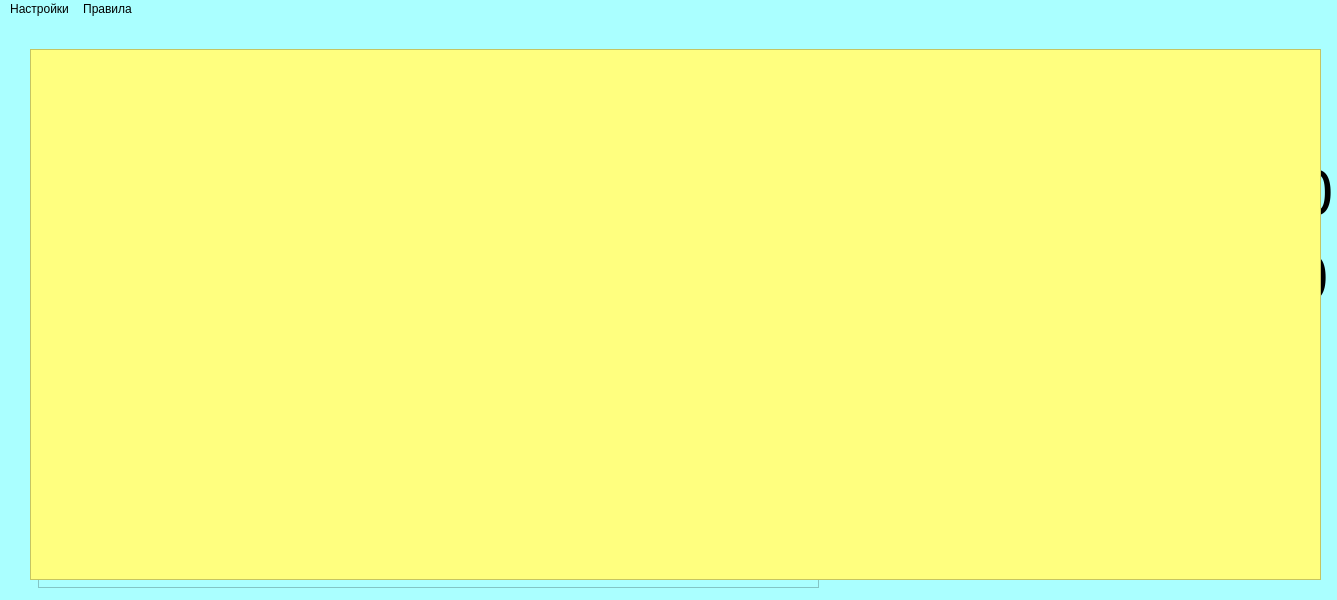
<?xml version="1.0" encoding="UTF-8"?>
<ui version="4.0">
 <class>MainForm</class>
 <widget class="QMainWindow" name="MainForm">
  <property name="geometry">
   <rect>
    <x>0</x>
    <y>0</y>
    <width>1337</width>
    <height>600</height>
   </rect>
  </property>
  <property name="minimumSize">
   <size>
    <width>0</width>
    <height>0</height>
   </size>
  </property>
  <property name="contextMenuPolicy">
   <enum>Qt::DefaultContextMenu</enum>
  </property>
  <property name="windowTitle">
   <string>Agent 007</string>
  </property>
  <property name="styleSheet">
   <string notr="true">background-color: rgb(170, 255, 255)</string>
  </property>
  <widget class="QWidget" name="centralwidget">
   <widget class="QLabel" name="SpyLabel">
    <property name="geometry">
     <rect>
      <x>880</x>
      <y>20</y>
      <width>401</width>
      <height>101</height>
     </rect>
    </property>
    <property name="font">
     <font>
      <family>Modern No. 20</family>
      <pointsize>60</pointsize>
     </font>
    </property>
    <property name="lineWidth">
     <number>1</number>
    </property>
    <property name="text">
     <string>&lt;html&gt;&lt;head/&gt;&lt;body&gt;&lt;p align=&quot;center&quot;&gt;Agent007&lt;/p&gt;&lt;/body&gt;&lt;/html&gt;</string>
    </property>
   </widget>
   <widget class="QLabel" name="BoxesLabel">
    <property name="geometry">
     <rect>
      <x>880</x>
      <y>120</y>
      <width>231</width>
      <height>91</height>
     </rect>
    </property>
    <property name="font">
     <font>
      <family>Modern No. 20</family>
      <pointsize>60</pointsize>
     </font>
    </property>
    <property name="text">
     <string>&lt;html&gt;&lt;head/&gt;&lt;body&gt;&lt;p align=&quot;center&quot;&gt;&lt;span style=&quot; font-size:48pt;&quot;&gt;Boxes:&lt;/span&gt;&lt;/p&gt;&lt;/body&gt;&lt;/html&gt;</string>
    </property>
   </widget>
   <widget class="QLabel" name="GoalLabel">
    <property name="geometry">
     <rect>
      <x>880</x>
      <y>210</y>
      <width>191</width>
      <height>91</height>
     </rect>
    </property>
    <property name="font">
     <font>
      <family>Modern No. 20</family>
      <pointsize>40</pointsize>
     </font>
    </property>
    <property name="text">
     <string>&lt;html&gt;&lt;head/&gt;&lt;body&gt;&lt;p align=&quot;center&quot;&gt;&lt;span style=&quot; font-size:48pt;&quot;&gt;Goal:&lt;/span&gt;&lt;/p&gt;&lt;/body&gt;&lt;/html&gt;</string>
    </property>
   </widget>
   <widget class="QLabel" name="ScoreLabel">
    <property name="geometry">
     <rect>
      <x>880</x>
      <y>290</y>
      <width>221</width>
      <height>91</height>
     </rect>
    </property>
    <property name="font">
     <font>
      <family>Modern No. 20</family>
      <pointsize>60</pointsize>
     </font>
    </property>
    <property name="text">
     <string>&lt;html&gt;&lt;head/&gt;&lt;body&gt;&lt;p align=&quot;center&quot;&gt;&lt;span style=&quot; font-size:48pt;&quot;&gt;Score:&lt;/span&gt;&lt;/p&gt;&lt;/body&gt;&lt;/html&gt;</string>
    </property>
   </widget>
   <widget class="QLabel" name="BoxesValue">
    <property name="geometry">
     <rect>
      <x>1290</x>
      <y>130</y>
      <width>51</width>
      <height>91</height>
     </rect>
    </property>
    <property name="font">
     <font>
      <family>MS Sans Serif</family>
      <pointsize>60</pointsize>
     </font>
    </property>
    <property name="text">
     <string>&lt;html&gt;&lt;head/&gt;&lt;body&gt;&lt;p align=&quot;center&quot;&gt;&lt;span style=&quot; font-size:48pt;&quot;&gt;0&lt;/span&gt;&lt;/p&gt;&lt;/body&gt;&lt;/html&gt;</string>
    </property>
   </widget>
   <widget class="QLabel" name="GoalValue">
    <property name="geometry">
     <rect>
      <x>1290</x>
      <y>220</y>
      <width>41</width>
      <height>81</height>
     </rect>
    </property>
    <property name="font">
     <font>
      <family>MS Sans Serif</family>
      <pointsize>60</pointsize>
     </font>
    </property>
    <property name="text">
     <string>&lt;html&gt;&lt;head/&gt;&lt;body&gt;&lt;p align=&quot;center&quot;&gt;&lt;span style=&quot; font-size:48pt;&quot;&gt;0&lt;/span&gt;&lt;/p&gt;&lt;/body&gt;&lt;/html&gt;</string>
    </property>
   </widget>
   <widget class="QLabel" name="ScoreValue">
    <property name="geometry">
     <rect>
      <x>1100</x>
      <y>308</y>
      <width>41</width>
      <height>71</height>
     </rect>
    </property>
    <property name="font">
     <font>
      <family>MS Sans Serif</family>
      <pointsize>100</pointsize>
     </font>
    </property>
    <property name="mouseTracking">
     <bool>true</bool>
    </property>
    <property name="text">
     <string>&lt;html&gt;&lt;head/&gt;&lt;body&gt;&lt;p align=&quot;center&quot;&gt;&lt;span style=&quot; font-size:48pt;&quot;&gt;0&lt;/span&gt;&lt;/p&gt;&lt;/body&gt;&lt;/html&gt;</string>
    </property>
    <property name="textFormat">
     <enum>Qt::AutoText</enum>
    </property>
   </widget>
   <widget class="QLabel" name="BoxesPercent">
    <property name="geometry">
     <rect>
      <x>1120</x>
      <y>140</y>
      <width>61</width>
      <height>51</height>
     </rect>
    </property>
    <property name="font">
     <font>
      <pointsize>36</pointsize>
     </font>
    </property>
    <property name="text">
     <string>&lt;html&gt;&lt;head/&gt;&lt;body&gt;&lt;p align=&quot;center&quot;&gt;&lt;span style=&quot; font-size:24pt;&quot;&gt;0%&lt;/span&gt;&lt;/p&gt;&lt;/body&gt;&lt;/html&gt;</string>
    </property>
   </widget>
   <widget class="QLabel" name="GoalPercent">
    <property name="geometry">
     <rect>
      <x>1120</x>
      <y>220</y>
      <width>71</width>
      <height>71</height>
     </rect>
    </property>
    <property name="font">
     <font>
      <pointsize>36</pointsize>
     </font>
    </property>
    <property name="text">
     <string>&lt;html&gt;&lt;head/&gt;&lt;body&gt;&lt;p align=&quot;center&quot;&gt;&lt;span style=&quot; font-size:24pt;&quot;&gt;0%&lt;/span&gt;&lt;/p&gt;&lt;/body&gt;&lt;/html&gt;</string>
    </property>
   </widget>
   <widget class="QPushButton" name="ResetButton">
    <property name="geometry">
     <rect>
      <x>890</x>
      <y>460</y>
      <width>300</width>
      <height>100</height>
     </rect>
    </property>
    <property name="font">
     <font>
      <pointsize>-1</pointsize>
     </font>
    </property>
    <property name="autoFillBackground">
     <bool>false</bool>
    </property>
    <property name="styleSheet">
     <string notr="true">QPushButton {
    border-radius:  10px;
    background-color:  rgb(255, 85, 0);
    color:  rgb(255, 255, 255);
    font-size:  33px;
}
QPushButton:pressed {
	background-color: rgb(255, 255, 127);
}</string>
    </property>
    <property name="text">
     <string>Reset</string>
    </property>
    <property name="iconSize">
     <size>
      <width>38</width>
      <height>38</height>
     </size>
    </property>
   </widget>
   <widget class="QTextBrowser" name="RulesWindow">
    <property name="enabled">
     <bool>true</bool>
    </property>
    <property name="geometry">
     <rect>
      <x>30</x>
      <y>30</y>
      <width>1291</width>
      <height>531</height>
     </rect>
    </property>
    <property name="font">
     <font>
      <family>Segoe UI Variable Small Light</family>
      <pointsize>26</pointsize>
     </font>
    </property>
    <property name="styleSheet">
     <string notr="true">
background-color: rgb(255, 255, 127);</string>
    </property>
    <property name="inputMethodHints">
     <set>Qt::ImhMultiLine</set>
    </property>
    <property name="documentTitle">
     <string/>
    </property>
    <property name="html">
     <string>&lt;!DOCTYPE HTML PUBLIC &quot;-//W3C//DTD HTML 4.0//EN&quot; &quot;http://www.w3.org/TR/REC-html40/strict.dtd&quot;&gt;
&lt;html&gt;&lt;head&gt;&lt;meta name=&quot;qrichtext&quot; content=&quot;1&quot; /&gt;&lt;style type=&quot;text/css&quot;&gt;
p, li { white-space: pre-wrap; }
&lt;/style&gt;&lt;/head&gt;&lt;body style=&quot; font-family:'Segoe UI Variable Small Light'; font-size:26pt; font-weight:400; font-style:normal;&quot;&gt;
&lt;p style=&quot;-qt-paragraph-type:empty; margin-top:0px; margin-bottom:0px; margin-left:0px; margin-right:0px; -qt-block-indent:0; text-indent:0px;&quot;&gt;&lt;br /&gt;&lt;/p&gt;&lt;/body&gt;&lt;/html&gt;</string>
    </property>
    <property name="source">
     <url>
      <string>file:///C:/Users/Виктор/Desktop/Университет/4семестр/Питон/1Аттестация/MineSweeper/MineSweeper/MineSweeper/Rules.html</string>
     </url>
    </property>
   </widget>
   <widget class="QTableWidget" name="field">
    <property name="enabled">
     <bool>true</bool>
    </property>
    <property name="geometry">
     <rect>
      <x>38</x>
      <y>38</y>
      <width>781</width>
      <height>531</height>
     </rect>
    </property>
    <property name="autoFillBackground">
     <bool>true</bool>
    </property>
    <property name="verticalScrollBarPolicy">
     <enum>Qt::ScrollBarAlwaysOff</enum>
    </property>
    <property name="horizontalScrollBarPolicy">
     <enum>Qt::ScrollBarAlwaysOff</enum>
    </property>
    <property name="sizeAdjustPolicy">
     <enum>QAbstractScrollArea::AdjustIgnored</enum>
    </property>
    <property name="autoScroll">
     <bool>true</bool>
    </property>
    <property name="autoScrollMargin">
     <number>16</number>
    </property>
    <property name="showGrid">
     <bool>false</bool>
    </property>
    <property name="sortingEnabled">
     <bool>false</bool>
    </property>
    <property name="wordWrap">
     <bool>true</bool>
    </property>
    <property name="cornerButtonEnabled">
     <bool>true</bool>
    </property>
    <property name="rowCount">
     <number>0</number>
    </property>
    <property name="columnCount">
     <number>0</number>
    </property>
    <attribute name="horizontalHeaderVisible">
     <bool>false</bool>
    </attribute>
    <attribute name="horizontalHeaderDefaultSectionSize">
     <number>38</number>
    </attribute>
    <attribute name="horizontalHeaderMinimumSectionSize">
     <number>38</number>
    </attribute>
    <attribute name="verticalHeaderVisible">
     <bool>false</bool>
    </attribute>
    <attribute name="verticalHeaderDefaultSectionSize">
     <number>38</number>
    </attribute>
    <attribute name="verticalHeaderMinimumSectionSize">
     <number>38</number>
    </attribute>
   </widget>
   <zorder>SpyLabel</zorder>
   <zorder>BoxesLabel</zorder>
   <zorder>GoalLabel</zorder>
   <zorder>ScoreLabel</zorder>
   <zorder>BoxesValue</zorder>
   <zorder>GoalValue</zorder>
   <zorder>ScoreValue</zorder>
   <zorder>BoxesPercent</zorder>
   <zorder>GoalPercent</zorder>
   <zorder>ResetButton</zorder>
   <zorder>field</zorder>
   <zorder>RulesWindow</zorder>
  </widget>
  <widget class="QMenuBar" name="MenuForWindow">
   <property name="geometry">
    <rect>
     <x>0</x>
     <y>0</y>
     <width>1337</width>
     <height>26</height>
    </rect>
   </property>
   <property name="sizePolicy">
    <sizepolicy hsizetype="Maximum" vsizetype="Maximum">
     <horstretch>0</horstretch>
     <verstretch>0</verstretch>
    </sizepolicy>
   </property>
   <property name="minimumSize">
    <size>
     <width>0</width>
     <height>0</height>
    </size>
   </property>
   <property name="maximumSize">
    <size>
     <width>16777215</width>
     <height>16777215</height>
    </size>
   </property>
   <property name="baseSize">
    <size>
     <width>0</width>
     <height>0</height>
    </size>
   </property>
   <property name="contextMenuPolicy">
    <enum>Qt::DefaultContextMenu</enum>
   </property>
   <property name="defaultUp">
    <bool>false</bool>
   </property>
   <property name="nativeMenuBar">
    <bool>true</bool>
   </property>
   <widget class="QMenu" name="Help">
    <property name="title">
     <string>Настройки</string>
    </property>
    <widget class="QMenu" name="FieldMenu">
     <property name="title">
      <string>Параметры поля</string>
     </property>
     <addaction name="SmallFieldAction"/>
     <addaction name="MediumFieldAction"/>
     <addaction name="LargeFieldAction"/>
    </widget>
    <addaction name="FieldMenu"/>
   </widget>
   <widget class="QMenu" name="Rules">
    <property name="title">
     <string>Правила</string>
    </property>
    <addaction name="ShowAction"/>
    <addaction name="HideAction"/>
   </widget>
   <addaction name="Help"/>
   <addaction name="Rules"/>
  </widget>
  <action name="SmallFieldAction">
   <property name="checkable">
    <bool>false</bool>
   </property>
   <property name="text">
    <string>Маленькое (10х10), 5 мин</string>
   </property>
   <property name="visible">
    <bool>true</bool>
   </property>
  </action>
  <action name="MediumFieldAction">
   <property name="text">
    <string>Среднее (15х15), 7 мин</string>
   </property>
  </action>
  <action name="LargeFieldAction">
   <property name="text">
    <string>Большое (20х20), 10 мин</string>
   </property>
  </action>
  <action name="ShowAction">
   <property name="text">
    <string>Показать правила игры</string>
   </property>
   <property name="visible">
    <bool>true</bool>
   </property>
  </action>
  <action name="HideAction">
   <property name="text">
    <string>Скрыть правила игры</string>
   </property>
  </action>
  <action name="actionfh">
   <property name="text">
    <string>fh</string>
   </property>
  </action>
 </widget>
 <resources>
  <include location="img_resources.qrc"/>
 </resources>
 <connections>
  <connection>
   <sender>HideAction</sender>
   <signal>triggered(bool)</signal>
   <receiver>RulesWindow</receiver>
   <slot>hide()</slot>
   <hints>
    <hint type="sourcelabel">
     <x>-1</x>
     <y>-1</y>
    </hint>
    <hint type="destinationlabel">
     <x>340</x>
     <y>276</y>
    </hint>
   </hints>
  </connection>
  <connection>
   <sender>ShowAction</sender>
   <signal>triggered(bool)</signal>
   <receiver>RulesWindow</receiver>
   <slot>show()</slot>
   <hints>
    <hint type="sourcelabel">
     <x>-1</x>
     <y>-1</y>
    </hint>
    <hint type="destinationlabel">
     <x>340</x>
     <y>276</y>
    </hint>
   </hints>
  </connection>
 </connections>
</ui>
